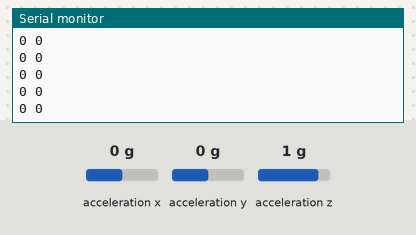
Bench run of a sketch on a simulated Arduino Uno, built with avr-gcc and run on an emulated ATmega328P. Parts: the last lines printed to the serial monitor. Wiring (inferred from the names in the program): MPU-6050 motion sensor at I2C address 0x68. The inputs (shaded band) are chosen by the test bench; at power-on: acceleration x 0 g, acceleration y 0 g, acceleration z 1 g.

Above: at 1.2 s.
1.3 s: acceleration x set to -0.8 g
At 1.9 s:
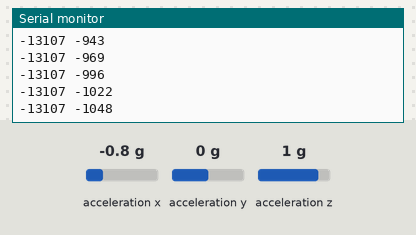
4.3 s: acceleration x set to -1.4 g
At 4.9 s:
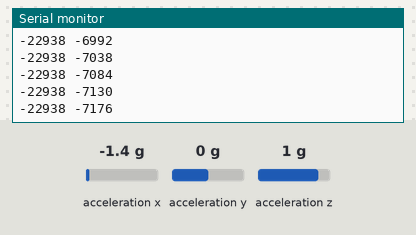
Timing chart, 0 to 7.3 s (numbered marks = the images above; inputs shaded):
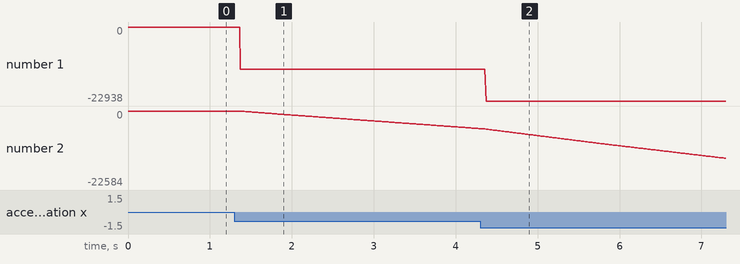

Measured:
- after the input at 1.3 s, the serial monitor: prints a new line after 0.07 s (image 1)
- plotted number 1: 0 → -13107 after the input at 1.3 s
- plotted number 2: 0 → -5373 after the input at 1.3 s

The sketch:

acelX_mediaMovel_50.ino
```cpp
#include<Wire.h>

//Endereço em hexadecimal do sensor MPU 6050
const int ENDERECO_SENSOR=0x68;

int  acelX;
long moving_average();      //Função para filtro de média móvel
int       original,filtrado;
#define      n     500       //número de pontos da média móvel
int       numbers[n];       //vetor com os valores para média móvel


void setup()
{
  Serial.begin(9600);
  Wire.begin();
  Wire.beginTransmission(ENDERECO_SENSOR);
  Wire.write(0x6B);
  Wire.write(0);
  Wire.endTransmission(true);
}
void loop()
{
  //Começa uma transmissão com o sensor
  Wire.beginTransmission(ENDERECO_SENSOR);
  Wire.write(0x3B);  // starting with register 0x3B (ACCEL_XOUT_H)
  Wire.endTransmission(false);
  Wire.requestFrom(ENDERECO_SENSOR, 2, true);

  acelX = Wire.read()<<8|Wire.read();  //0x3B (ACCEL_XOUT_H) & 0x3C (ACCEL_XOUT_L)

  original = acelX;

  filtrado = moving_average();

  Serial.print(original);
  Serial.print(" ");
  Serial.println(filtrado);

  delay(2);
}


long moving_average()
{

   //desloca os elementos do vetor de média móvel
   for(int i= n-1; i>0; i--) numbers[i] = numbers[i-1];

   numbers[0] = original; //posição inicial do vetor recebe a leitura original

   long acc = 0;          //acumulador para somar os pontos da média móvel

   for(int i=0; i<n; i++) acc = acc + numbers[i]; //faz a somatória do número de pontos


   return acc/n;  //retorna a média móvel


}
```
